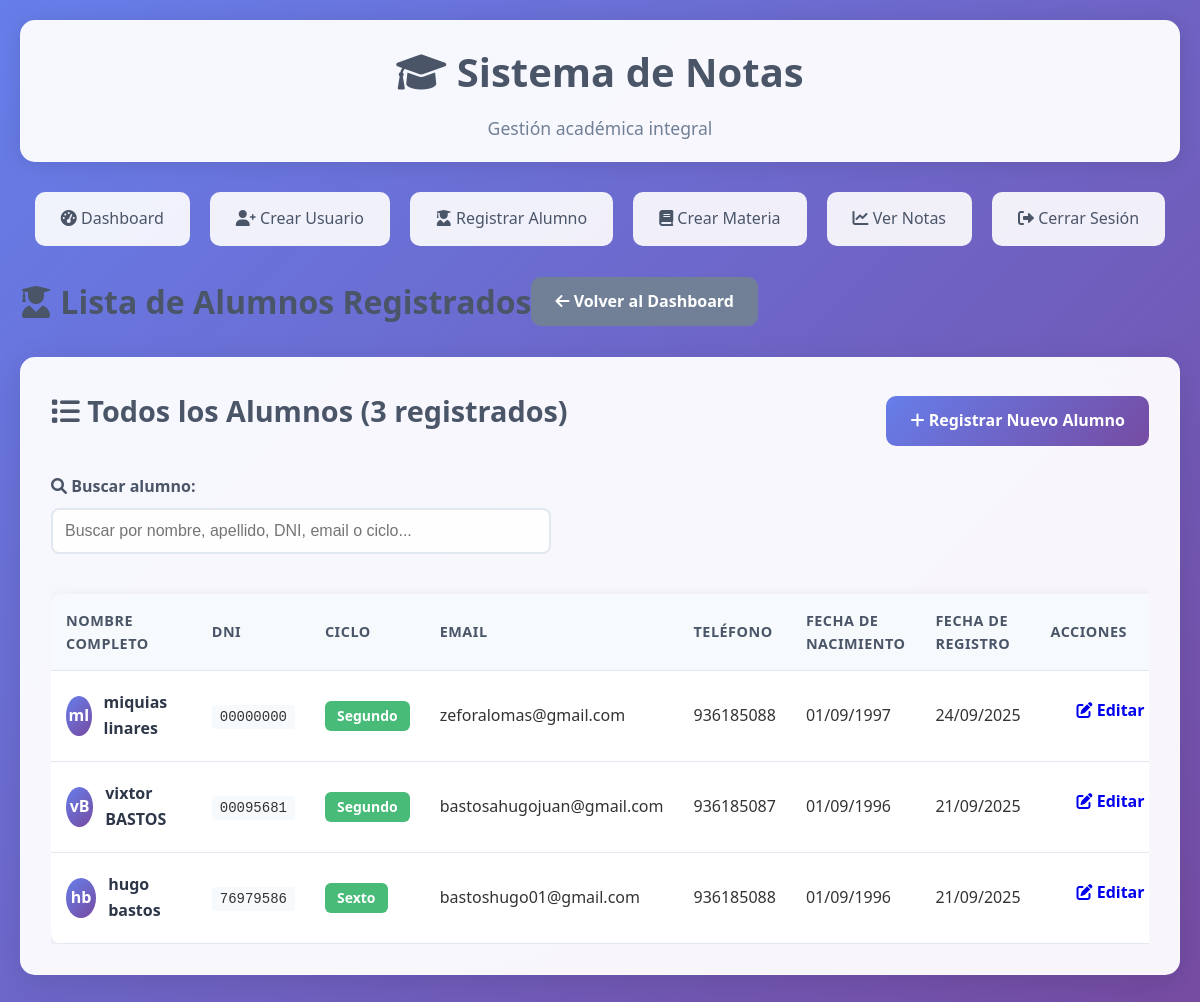
Before: /admin/ver_alumnos (signed in) with the older database file.
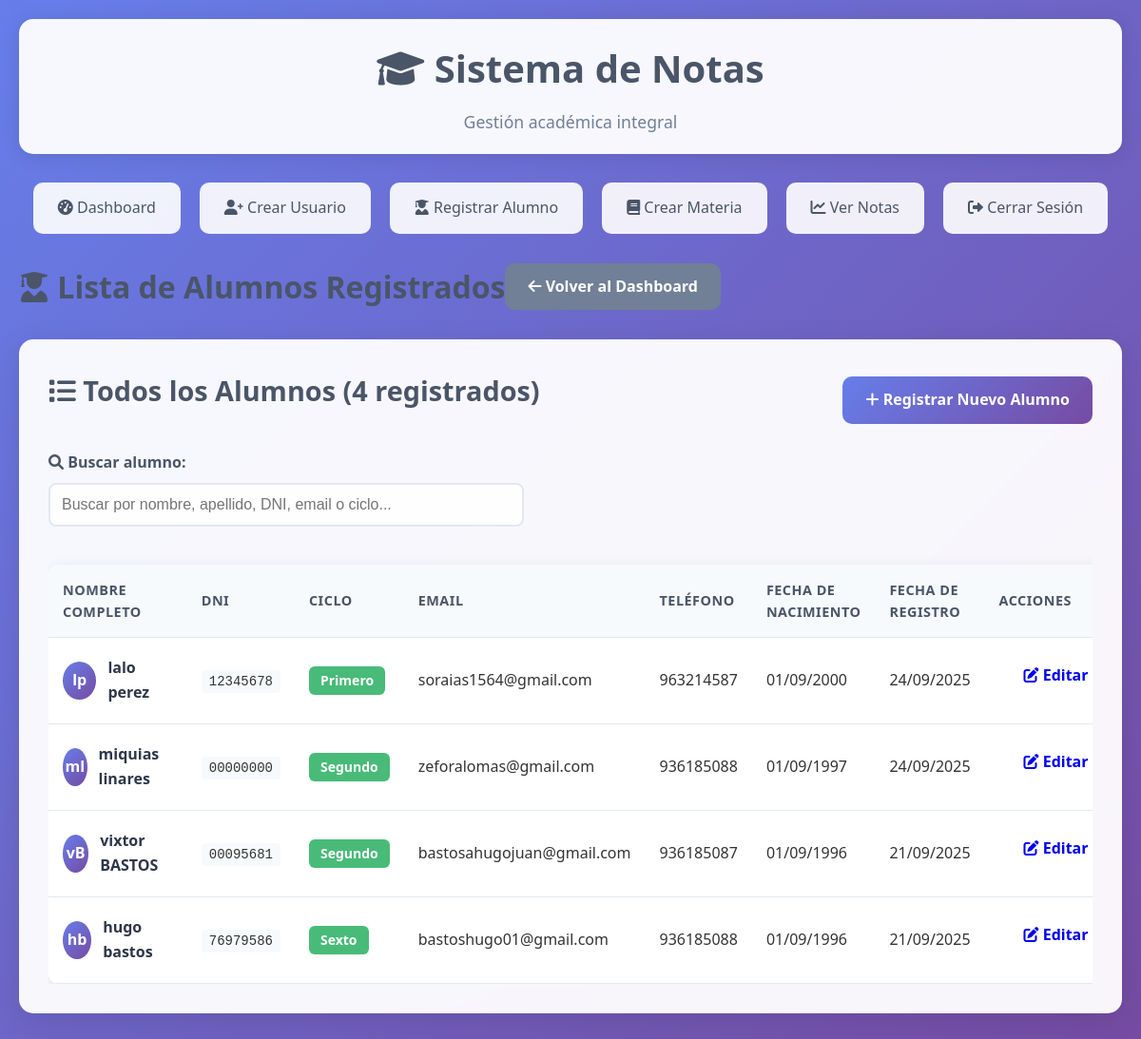
After: the same page with the newer database file.
### app.py (models this page shows)
class Alumno(db.Model):
    id = db.Column(db.Integer, primary_key=True)
    dni = db.Column(db.String(20), unique=True, nullable=False)
    nombre = db.Column(db.String(100), nullable=False)
    apellido = db.Column(db.String(100), nullable=False)
    email = db.Column(db.String(120))
    telefono = db.Column(db.String(20))
    fecha_nacimiento = db.Column(db.Date)
    ciclo = db.Column(db.String(20), nullable=False)  # primero, segundo, tercero, cuarto, quinto, sexto
    fecha_registro = db.Column(db.DateTime, default=datetime.utcnow)

### app.py (the view)
@app.route('/admin/ver_alumnos')
def admin_ver_alumnos():
    if not session.get('user_id') or session.get('tipo') != 'admin':
        return redirect(url_for('login'))
    alumnos = Alumno.query.order_by(Alumno.fecha_registro.desc()).all()
    return render_template('admin/ver_alumnos.html', alumnos=alumnos)

### app.py (called while the page is built)
@app.context_processor
def inject_flash_cleanup():
    return dict()

### templates/admin/ver_alumnos.html (shortened to what this page needs)
{% extends "base.html" %}
{% block content %}
<div class="dashboard-header">
    <div style="display: flex; justify-content: space-between; align-items: center;">
        <h1 class="dashboard-title"><i class="fas fa-user-graduate"></i> Lista de Alumnos Registrados</h1>
        <a href="{{ url_for('admin_dashboard') }}" class="btn btn-secondary">
            <i class="fas fa-arrow-left"></i> Volver al Dashboard
        </a>
    </div>
</div>
<div class="card">
    <div style="display: flex; justify-content: space-between; align-items: center; margin-bottom: 20px;">
        <h2><i class="fas fa-list"></i> Todos los Alumnos ({{ alumnos|length }} registrados)</h2>
        <a href="{{ url_for('registrar_alumno') }}" class="btn btn-primary">
            <i class="fas fa-plus"></i> Registrar Nuevo Alumno
        </a>
    </div>
    <div class="search-container" style="margin-bottom: 20px;">
        <div class="form-group">
            <label for="searchAlumno" style="display: block; margin-bottom: 8px; font-weight: 600; color: #4a5568;">
                <i class="fas fa-search"></i> Buscar alumno:
            </label>
            <input type="text" id="searchAlumno" class="form-control" placeholder="Buscar por nombre, apellido, DNI, email o ciclo..."
                   style="width: 100%; max-width: 500px; padding: 12px; border: 2px solid #e2e8f0; border-radius: 8px; font-size: 1rem;">
        </div>
    </div>
    {% if alumnos %}
    <div class="table-responsive">
        <table class="table">
            <thead>
                <tr>
                    <th>Nombre Completo</th>
                    <th>DNI</th>
                    <th>Ciclo</th>
                    <th>Email</th>
                    <th>Teléfono</th>
                    <th>Fecha de Nacimiento</th>
                    <th>Fecha de Registro</th>
                    <th>Acciones</th>
                </tr>
            </thead>
            <tbody>
                {% for alumno in alumnos %}
                <tr class="alumno-row"
                    data-dni="{{ alumno.dni }}"
                    data-nombre="{{ alumno.nombre }} {{ alumno.apellido }}"
                    data-email="{{ alumno.email or '' }}"
                    data-ciclo="{{ alumno.ciclo or '' }}">
                    <td>
                        <div style="display: flex; align-items: center;">
                            <div class="avatar" style="width: 40px; height: 40px; border-radius: 50%; background: linear-gradient(135deg, #667eea 0%, #764ba2 100%); display: flex; align-items: center; justify-content: center; margin-right: 12px; color: white; font-weight: bold; font-size: 16px;">
                                {{ alumno.nombre[0] }}{{ alumno.apellido[0] }}
                            </div>
                            <div>
                                <div style="font-weight: 600; color: #2d3748;">{{ alumno.nombre }} {{ alumno.apellido }}</div>
                            </div>
                        </div>
                    </td>
                    <td>
                        <span style="font-family: monospace; background: #f7fafc; padding: 4px 8px; border-radius: 4px; font-size: 14px;">
                            {{ alumno.dni }}
                        </span>
                    </td>
                    <td>
                        <span class="badge badge-success" style="font-size: 14px; padding: 8px 12px;">
                            {{ alumno.ciclo.title() if alumno.ciclo else 'Sin ciclo' }}
                        </span>
                    </td>
                    <td>{{ alumno.email or '-' }}</td>
                    <td>{{ alumno.telefono or '-' }}</td>
                    <td>
                        {% if alumno.fecha_nacimiento %}
                            {{ alumno.fecha_nacimiento.strftime('%d/%m/%Y') }}
                        {% else %}
                            -
                        {% endif %}
                    </td>
                    <td>{{ alumno.fecha_registro.strftime('%d/%m/%Y') }}</td>
                    <td>
                        <div style="display: flex; gap: 8px;">
                            <a href="{{ url_for('editar_alumno', alumno_id=alumno.id) }}" class="btn btn-warning btn-sm">
                                <i class="fas fa-edit"></i> Editar
                            </a>
                        </div>
                    </td>
                </tr>
                {% endfor %}
            </tbody>
        </table>
    </div>
    {% else %}
    <div class="alert alert-info">
        <i class="fas fa-info-circle"></i>
        No hay alumnos registrados. <a href="{{ url_for('registrar_alumno') }}">Registrar el primer alumno</a>
    </div>
    {% endif %}
</div>
{% endblock %}

### templates/base.html (shortened to what this page needs)
<!DOCTYPE html>
<html lang="es">
<head>
    <link rel="stylesheet" href="{{ url_for('static', filename='css/style.css') }}">
    <link href="https://cdnjs.cloudflare.com/ajax/libs/font-awesome/6.0.0/css/all.min.css" rel="stylesheet">
</head>
<body>
    <div class="container">
        {% if not request.endpoint == 'index' and not request.endpoint == 'login' %}
        <div class="header">
            <h1><i class="fas fa-graduation-cap"></i> Sistema de Notas</h1>
            <p>Gestión académica integral</p>
        </div>
        <div class="nav" id="navMenu">
            {% if session.tipo == 'admin' %}
                <a href="{{ url_for('admin_dashboard') }}" onclick="closeMenu()">
                    <i class="fas fa-tachometer-alt"></i> Dashboard
                </a>
                <a href="{{ url_for('crear_usuario') }}" onclick="closeMenu()">
                    <i class="fas fa-user-plus"></i> Crear Usuario
                </a>
                <a href="{{ url_for('registrar_alumno') }}" onclick="closeMenu()">
                    <i class="fas fa-user-graduate"></i> Registrar Alumno
                </a>
                <a href="{{ url_for('admin_crear_materia') }}" onclick="closeMenu()">
                    <i class="fas fa-book"></i> Crear Materia
                </a>
                <a href="{{ url_for('admin_ver_notas') }}" onclick="closeMenu()">
                    <i class="fas fa-chart-line"></i> Ver Notas
                </a>
            {% endif %}
            <a href="{{ url_for('logout') }}" onclick="closeMenu()" class="nav-logout">
                <i class="fas fa-sign-out-alt"></i> Cerrar Sesión
            </a>
        </div>
        {% endif %}
        {% block content %}{% endblock %}
    </div>
</body>
</html>

### static/css/style.css (style rules this page uses)
* { margin: 0; padding: 0; box-sizing: border-box; }
body { font-family: 'Segoe UI', Tahoma, Geneva, Verdana, sans-serif; line-height: 1.6; color: #333; background: linear-gradient(135deg, #667eea 0%, #764ba2 100%); min-height: 100vh; }
.container { max-width: 1200px; margin: 0 auto; padding: 20px; }
.header { background: rgba(255, 255, 255, 0.95); backdrop-filter: blur(10px); box-shadow: 0 2px 20px rgba(0, 0, 0, 0.1); border-radius: 15px; margin-bottom: 30px; padding: 20px; text-align: center; }
.header h1 { color: #4a5568; font-size: 2.5rem; margin-bottom: 10px; font-weight: 700; }
.header p { color: #718096; font-size: 1.1rem; }
.card { background: rgba(255, 255, 255, 0.95); backdrop-filter: blur(10px); border-radius: 15px; padding: 30px; margin-bottom: 30px; box-shadow: 0 8px 32px rgba(0, 0, 0, 0.1); border: 1px solid rgba(255, 255, 255, 0.2); }
.card h2 { color: #4a5568; margin-bottom: 20px; font-size: 1.8rem; font-weight: 600; }
.form-group { margin-bottom: 20px; }
.form-group label { display: block; margin-bottom: 8px; color: #4a5568; font-weight: 500; font-size: 1rem; }
.form-control { width: 100%; padding: 12px 16px; border: 2px solid #e2e8f0; border-radius: 10px; font-size: 1rem; transition: all 0.3s ease; background: rgba(255, 255, 255, 0.9); }
.btn { display: inline-block; padding: 12px 24px; border: none; border-radius: 10px; font-size: 1rem; font-weight: 600; text-decoration: none; text-align: center; cursor: pointer; transition: all 0.3s ease; min-width: 120px; }
.btn-primary { background: linear-gradient(135deg, #667eea 0%, #764ba2 100%); color: white; }
.btn-secondary { background: #718096; color: white; }
.nav { display: flex; justify-content: center; gap: 20px; margin-bottom: 30px; flex-wrap: wrap; }
.nav a { padding: 12px 24px; background: rgba(255, 255, 255, 0.9); color: #4a5568; text-decoration: none; border-radius: 10px; font-weight: 500; transition: all 0.3s ease; border: 2px solid transparent; }
.table { width: 100%; border-collapse: collapse; margin-top: 20px; background: white; border-radius: 10px; overflow: hidden; box-shadow: 0 4px 15px rgba(0, 0, 0, 0.1); }
.table th, .table td { padding: 15px; text-align: left; border-bottom: 1px solid #e2e8f0; }
.table th { background: #f7fafc; color: #4a5568; font-weight: 600; font-size: 0.9rem; text-transform: uppercase; letter-spacing: 0.5px; }
.dashboard-header { display: flex; justify-content: space-between; align-items: center; margin-bottom: 30px; flex-wrap: wrap; gap: 20px; }
.dashboard-title { color: #4a5568; font-size: 2rem; font-weight: 700; }
.card { animation: fadeIn 0.6s ease-out; }
.badge { display: inline-block; padding: 4px 8px; font-size: 0.75rem; font-weight: 600; line-height: 1; text-align: center; white-space: nowrap; vertical-align: baseline; border-radius: 6px; color: white; }
.badge-success { background-color: #48bb78; }
.table-responsive { overflow-x: auto; -webkit-overflow-scrolling: touch; }

Changed rows visible on the page:
added Alumno: nombre "l", apellido "p", nombre "lalo", apellido "perez", dni "12345678", ciclo "Primero", email "soraias1564@gmail.com", telefono "963214587", fecha_nacimiento "01/09/2000", fecha_registro "24/09/2025"
Other visible differences:
{{ alumnos|length }}: "3" → "4"
